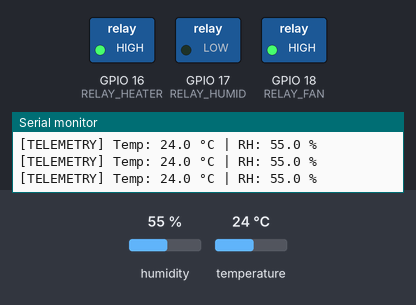
A sketch run on a simulated ESP32. On the bench: switched loads named in the sketch (green lamp = pin HIGH), the last lines printed to the serial monitor. The test bench sets the inputs (shaded band); at power-on: temperature 24 °C, humidity 55 %.

Above: at 6.8 s.
6.9 s: temperature set to 22.6 °C
At 11.0 s:
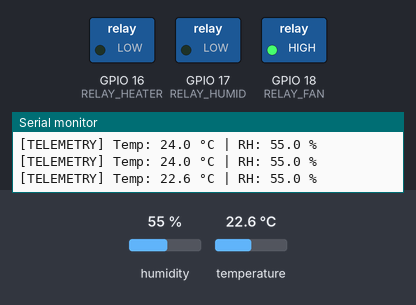
12.3 s: humidity set to 82 %
17.7 s: humidity set to 86 %
At 18.3 s:
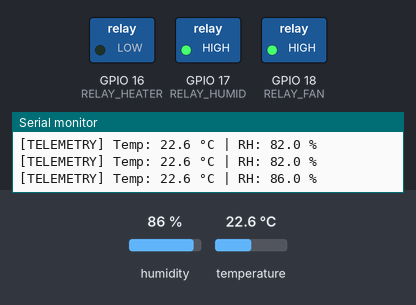
23.1 s: humidity set to 83 %
28.5 s: humidity set to 80 %
At 31.0 s:
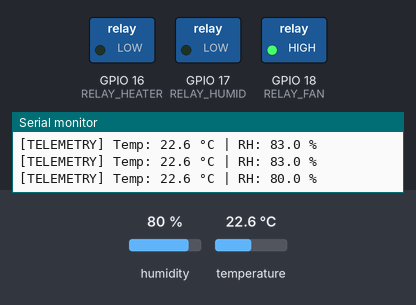
33.9 s: humidity set to 88 %
At 35.3 s:
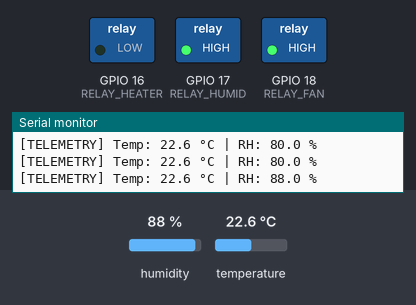
Timing chart, 0 to 36.9 s (numbered marks = the images above; inputs shaded):
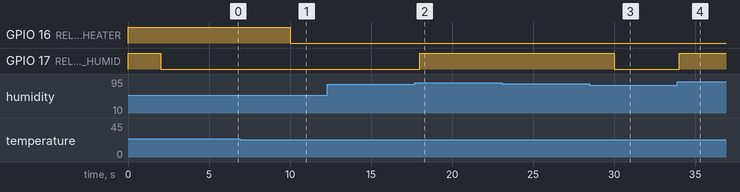

Measured:
- the behaviour switches between 23.5 and 23.4 °C on temperature (found by bisection; images 0 and 1)
- the behaviour switches between 84 and 85 % on humidity (found by bisection; images 1 and 2)
- the behaviour switches between 82 and 81 % on humidity (found by bisection; images 2 and 3)
- after the input at 6.9 s, GPIO 16 (RELAY_HEATER): HIGH → LOW after 3.1 s
- after the input at 17.7 s, GPIO 17 (RELAY_HUMID): LOW → HIGH after 0.31 s
- after the input at 28.5 s, GPIO 17 (RELAY_HUMID): HIGH → LOW after 1.5 s
- after the input at 33.9 s, GPIO 17 (RELAY_HUMID): LOW → HIGH after 0.11 s

The sketch:

esp32_climate_node.ino
```cpp
// (licence header left out)
#include <WiFi.h>
#include <DHT.h>

// --- Pin Definitions ---
#define DHTPIN 4          // GPIO4 connected to DHT22
#define DHTTYPE DHT22     // Sensor type DHT22 (AM2302)

#define RELAY_HEATER 16   // GPIO16 controls Heating Element
#define RELAY_HUMID 17    // GPIO17 controls Ultrasonic Humidifier
#define RELAY_FAN 18      // GPIO18 controls Fresh Air / Exhaust Fan (CO2 purge)

// --- Environmental Setpoints & Hysteresis ---
const float TEMP_SETPOINT_C = 24.0;   // Target Temperature in °C
const float TEMP_HYSTERESIS  = 0.5;    // Heating threshold tolerance

const float HUMID_SETPOINT  = 85.0;   // Target Relative Humidity %
const float HUMID_HYSTERESIS = 3.0;    // Humidity threshold tolerance

const unsigned long CO2_PURGE_INTERVAL_MS = 300000; // Purge cycle every 5 minutes (300s)
const unsigned long FAN_RUN_DURATION_MS   = 30000;  // Run fan for 30 seconds

// --- Global Variables & Timers ---
DHT dht(DHTPIN, DHTTYPE);
unsigned long lastSensorRead = 0;
unsigned long lastFanPurge   = 0;
const unsigned long SENSOR_INTERVAL = 2000; // Read sensors every 2 seconds

void setup() {
  Serial.begin(115200);
  Serial.println(F("[B.A. LAB] Initializing Environmental Climate Node..."));

  // Initialize Relays (Active LOW for standard relay boards)
  pinMode(RELAY_HEATER, OUTPUT);
  pinMode(RELAY_HUMID, OUTPUT);
  pinMode(RELAY_FAN, OUTPUT);

  digitalWrite(RELAY_HEATER, HIGH); // OFF
  digitalWrite(RELAY_HUMID, HIGH);  // OFF
  digitalWrite(RELAY_FAN, HIGH);    // OFF

  dht.begin();
  Serial.println(F("[B.A. LAB] Sensors and Actuators Initialized successfully."));
}

void loop() {
  unsigned long currentMillis = millis();

  // Periodic Sensor Reading Loop
  if (currentMillis - lastSensorRead >= SENSOR_INTERVAL) {
    lastSensorRead = currentMillis;

    float currentTemp = dht.readTemperature();
    float currentHumid = dht.readHumidity();

    if (isnan(currentTemp) || isnan(currentHumid)) {
      Serial.println(F("[ERROR] Failed to read from DHT sensor!"));
      return;
    }

    Serial.printf("[TELEMETRY] Temp: %.1f °C | RH: %.1f %%\n", currentTemp, currentHumid);

    // Thermal Regulation Control Loop
    if (currentTemp < (TEMP_SETPOINT_C - TEMP_HYSTERESIS)) {
      digitalWrite(RELAY_HEATER, LOW);  // Turn Heater ON
    } else if (currentTemp >= TEMP_SETPOINT_C) {
      digitalWrite(RELAY_HEATER, HIGH); // Turn Heater OFF
    }

    // Humidity Regulation Control Loop
    if (currentHumid < (HUMID_SETPOINT - HUMID_HYSTERESIS)) {
      digitalWrite(RELAY_HUMID, LOW);   // Turn Humidifier ON
    } else if (currentHumid >= HUMID_SETPOINT) {
      digitalWrite(RELAY_HUMID, HIGH);  // Turn Humidifier OFF
    }
  }

  // Periodic Air Purge Loop (CO2 Management)
  if (currentMillis - lastFanPurge >= CO2_PURGE_INTERVAL_MS) {
    Serial.println(F("[ACTION] Triggering Periodic Air Purge Cycle..."));
    digitalWrite(RELAY_FAN, LOW);       // Turn Exhaust Fan ON
    delay(FAN_RUN_DURATION_MS);
    digitalWrite(RELAY_FAN, HIGH);      // Turn Exhaust Fan OFF
    lastFanPurge = millis();
  }
}
```
